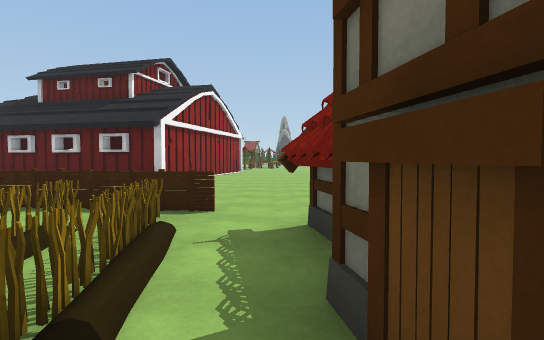
view 1 (above)

16 first-person views from a walk through a scene from a Unity 3-D project. The camera is 1.3 m above the floor, tilts 2° down and sees 80° across. The floor is counted in squares, 2 m on a side. Each view is taken from the middle of a square. On the plan, view 1 faces up. The plan holds only what a view shows up to about 10 squares ahead; the rest is blank. The place goes on beyond the plan. The player character is not drawn. Some animated figures are left out.

view 2
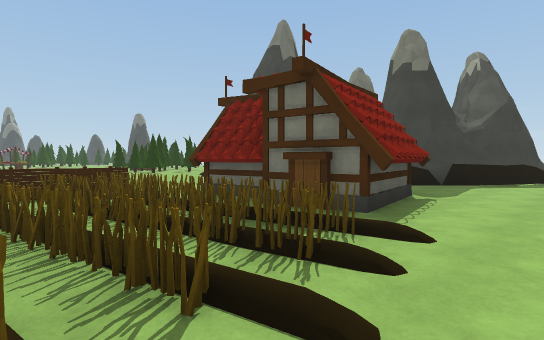

view 3
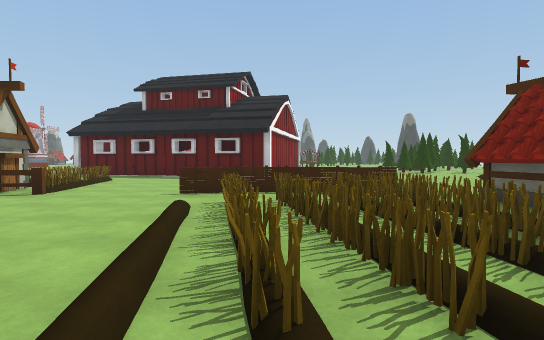

view 4
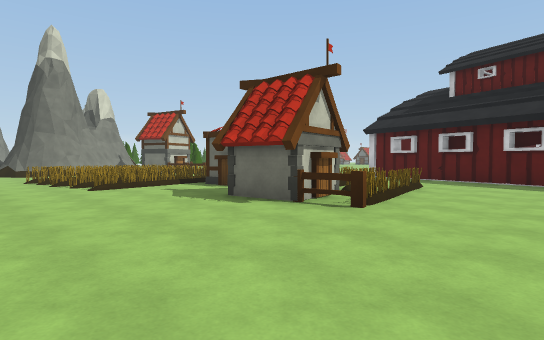

view 5
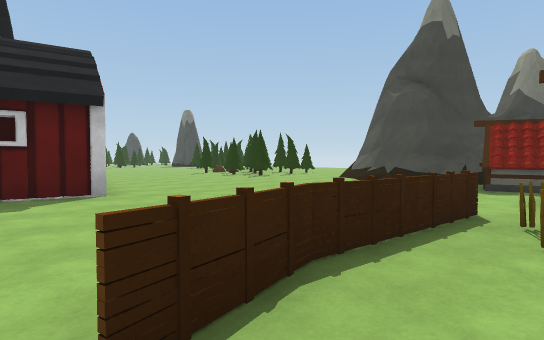

view 6
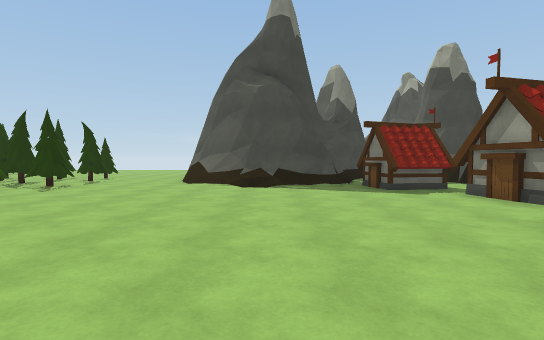

view 7
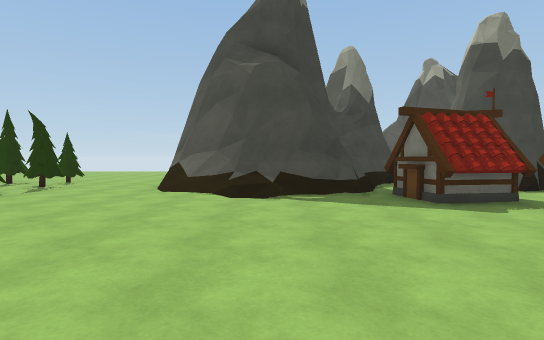

view 8
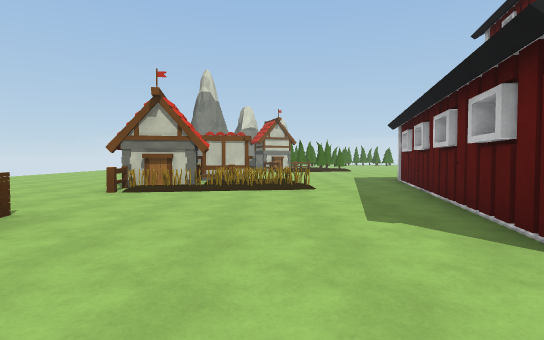

view 9
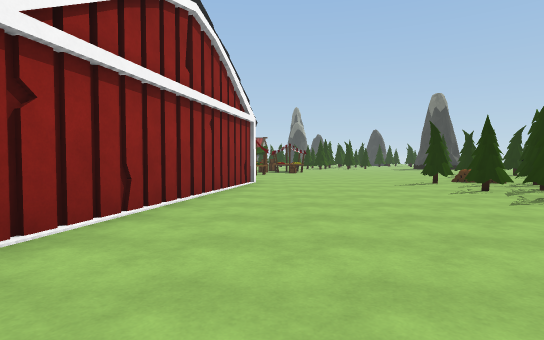

view 10
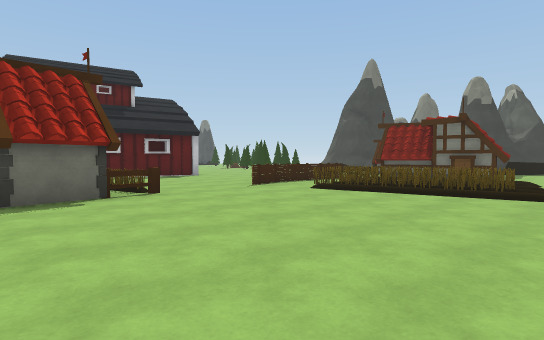

view 11
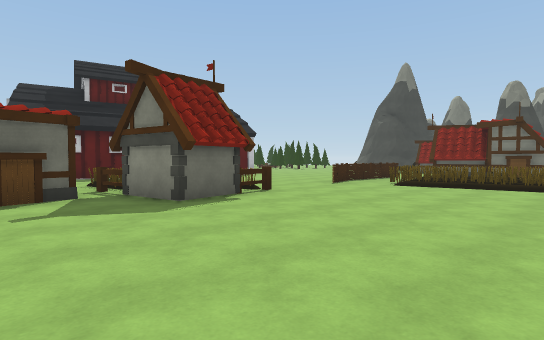

view 12
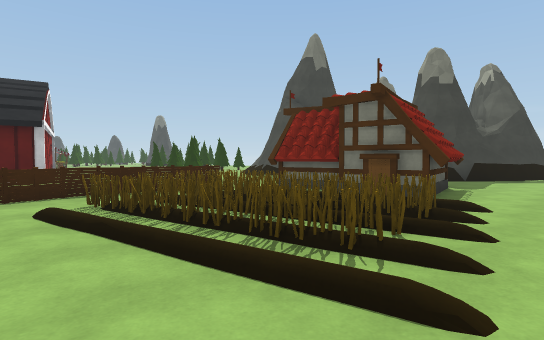

view 13
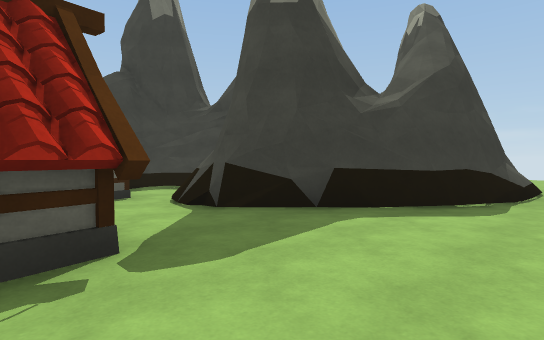

view 14
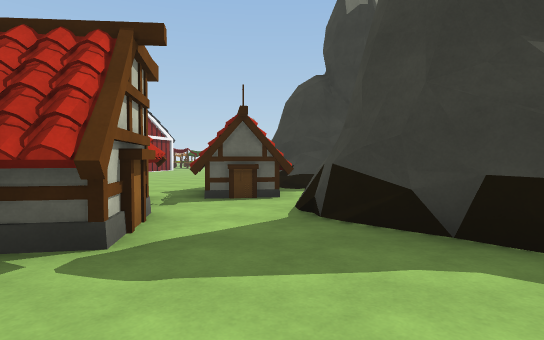

view 15
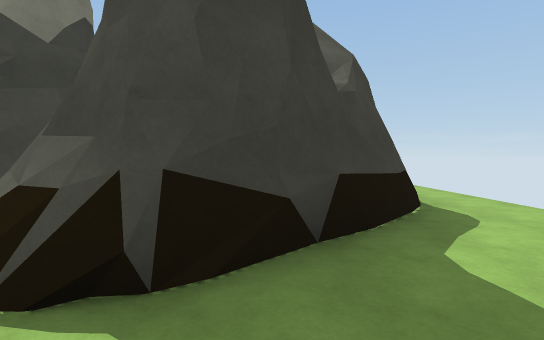

view 16
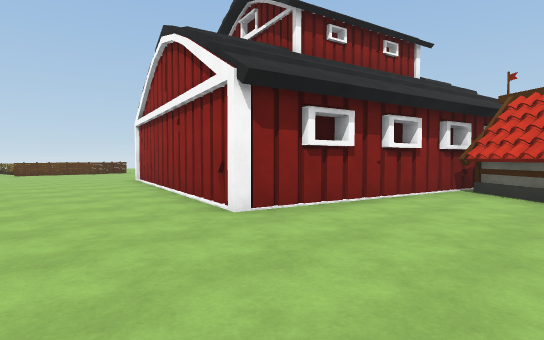

### Floor plan
Key: @ floor where view 1 was taken; # wall or solid block; x gap in a wall; . floor; = window, fence, low wall or low ledge; B barn.
Columns run from 12 left of view 1 to 11 right of it. Each row starts with its distance up from view 1.
 19       ##......
 18       #.......
 17    BBB#B.........=
 16    B   BBBB......
 15           #....###
 14          B#....#####.
 13          B.....#####.
 12   B      B.....#####.
 11   BB     #...........
 10  ..BBBBBB#..........
  9  ........B.......##
  8  ...............##
  7   .==...........##
  6  #===...........##
  5 ##.##............###
  4 ...##...====...#####
  3 ...##...====x###.#
  2 ........====.##..#
  1 ........#===.##..##
  0 ........#===@##...###
 -1 .........===........###.
 -2   .....................

Positions as (right, up) in squares from view 1, and headings:
1: (0, 0), facing up
2: (-3, -2), facing up-right
3: (-3, -2), facing up
4: (-5, 0), facing up-left
5: (-5, 3), facing up-right
6: (-4, 7), facing right
7: (-2, 7), facing right
8: (-1, 7), facing left
9: (-1, 7), facing up
10: (-10, -2), facing up-right
11: (-12, -1), facing up-right
12: (-5, -2), facing up-right
13: (2, -2), facing up-right
14: (4, -2), facing up
15: (3, 1), facing right
16: (1, 19), facing down-left
